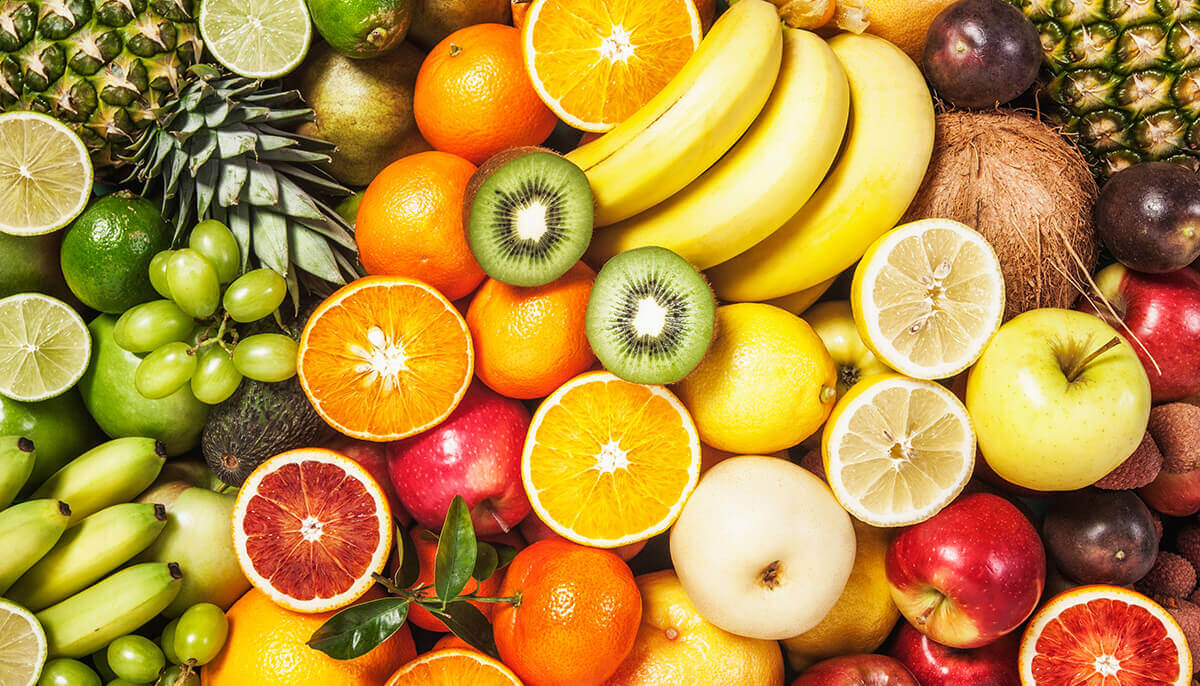
#> input picture img/img.jpg, 1200 x 686 px
$ python crop.py
#> lines starting #> are read from the running program, lines starting #| are printed output that depends on the picture
import cv2
import numpy as np

img = cv2.imread('img/img.jpg')
#> img is the input picture: shape (686, 1200, 3); mean B, G, R 61.9, 140, 181.8
print(img.shape)
#| (686, 1200, 3)


img_new = img[0:500,0:600]
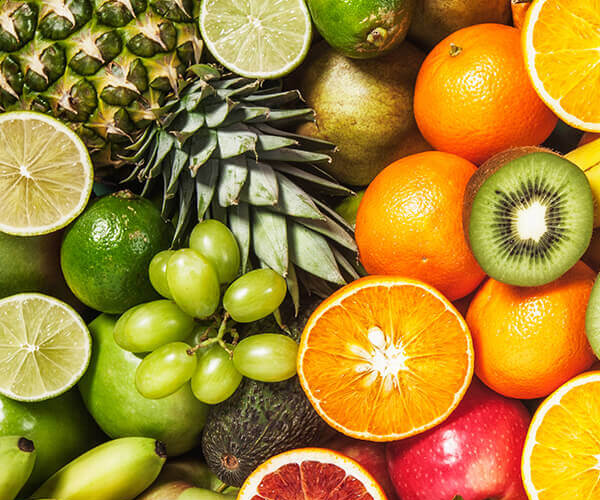
#> img_new: shape (500, 600, 3); mean B, G, R 49.7, 131.8, 164.8


cv2.imwrite('img/crop_img.jpg' ,img_new)
cv2.imshow('window' ,img_new)
cv2.waitKey(0)

$ run again, with img/clahe_1.jpg copied over img/img.jpg
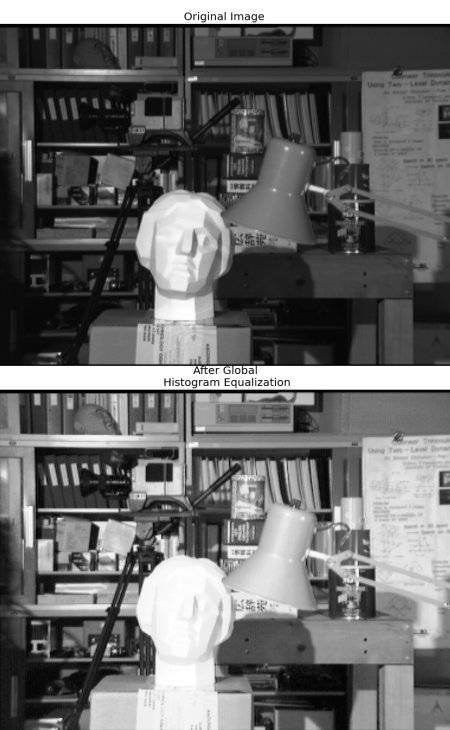
#> input picture img/clahe_1.jpg, 450 x 730 px
#> img is the input picture: shape (730, 450, 3); min 0, max 255, mean 107.8
#| (730, 450, 3)
#> `img_new = img[0:500,0:600]`:
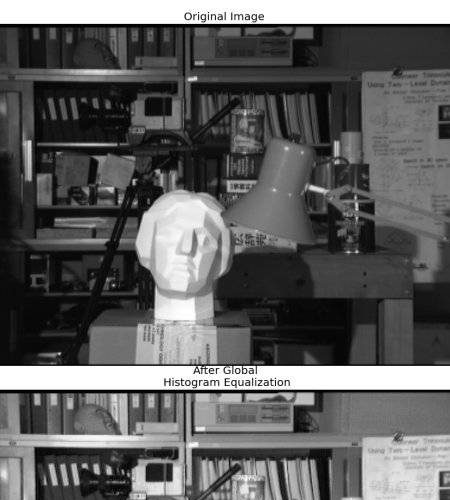
#> img_new: shape (500, 450, 3); min 0, max 255, mean 95.9
